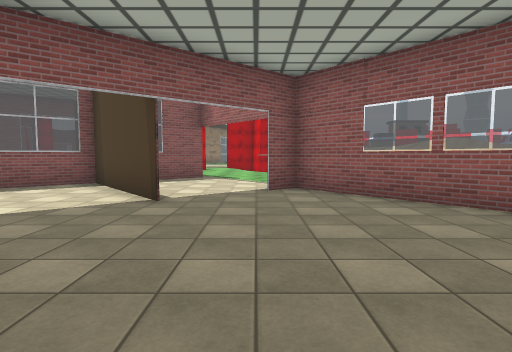
View 1 (above)

24 first-person views from a walk through a 3-D level made in the Unity game engine. The camera is 1.4 m above the floor, tilts 4° down and sees 80° across. The floor is counted in squares, 2 m on a side. Each view is taken from the middle of a square. On the plan, view 1 faces up. The plan holds only what a view shows up to about 10 squares ahead; the rest is blank. The place goes on beyond the plan. The player is left out. Some animated figures are left out. Door leaves are left out, so doorways stand open. Some surface patterns are stand-ins.

View 2
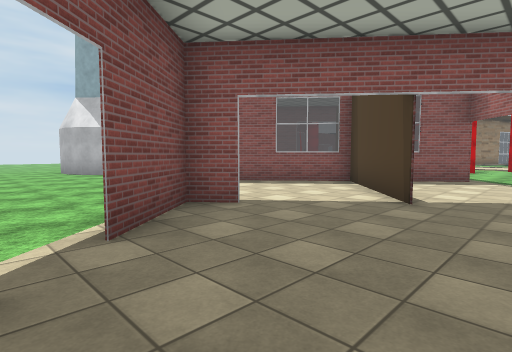

View 3
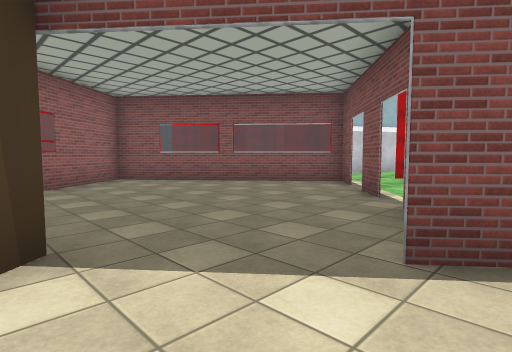

View 4
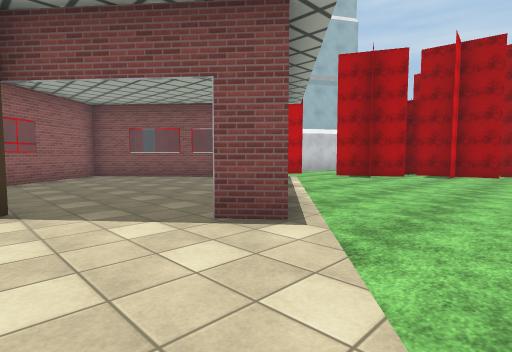

View 5
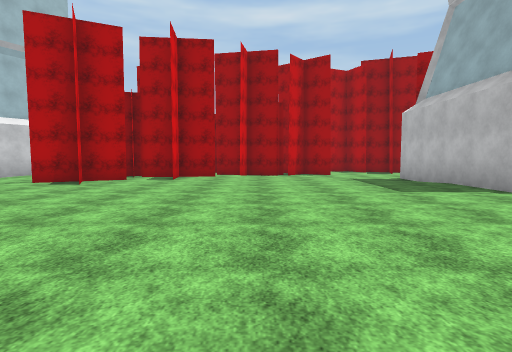

View 6
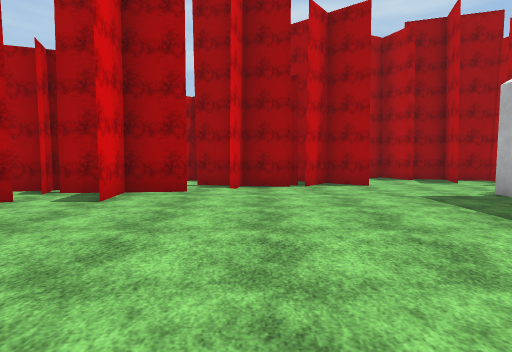

View 7
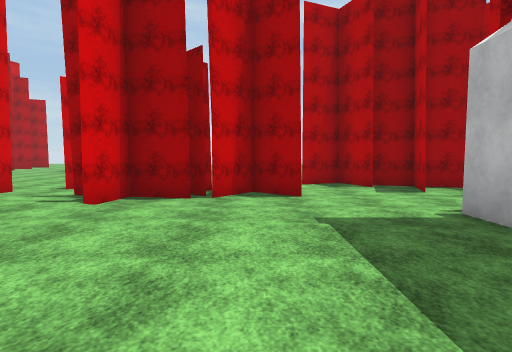

View 8
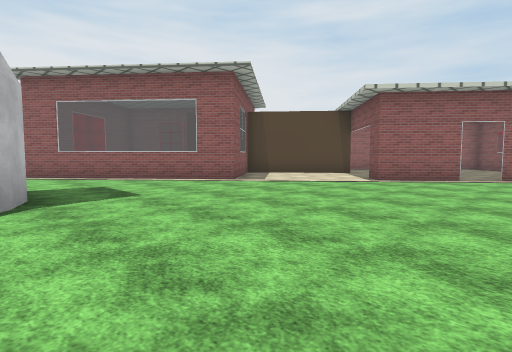

View 9
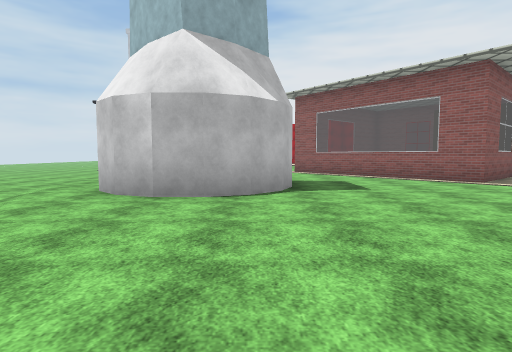

View 10
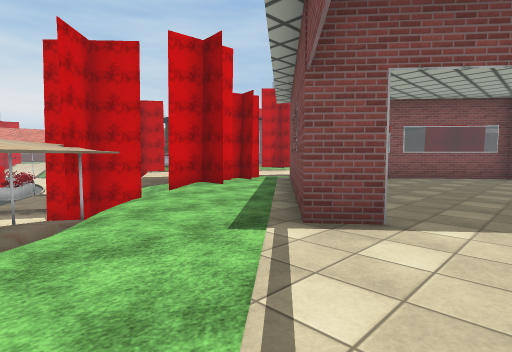

View 11
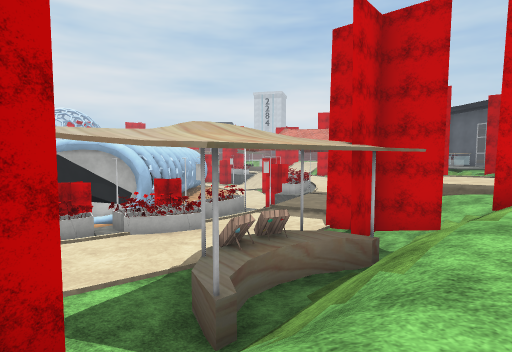

View 12
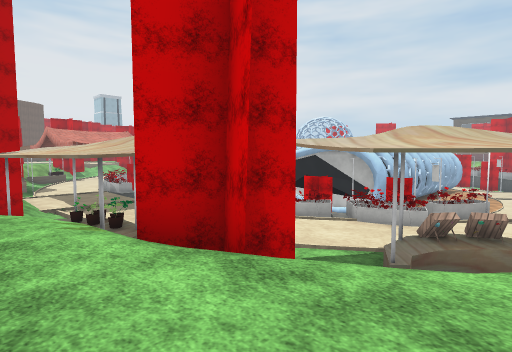

View 13
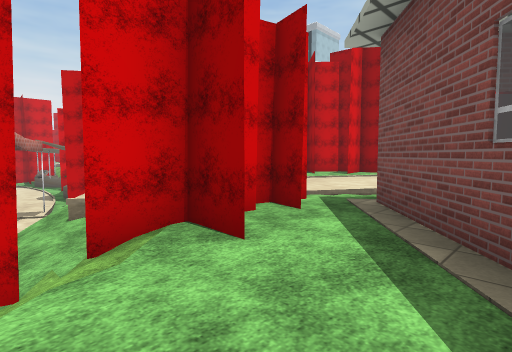

View 14
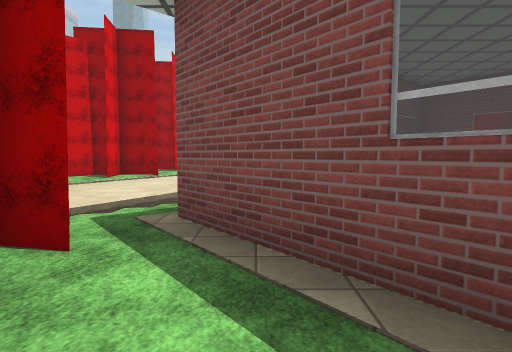

View 15
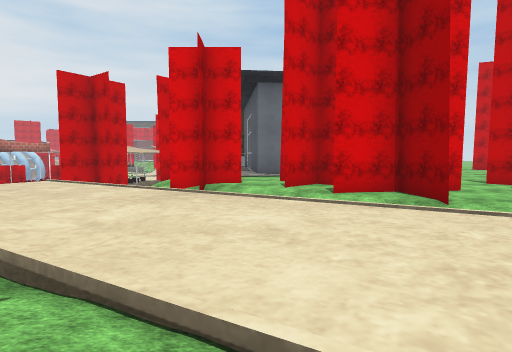

View 16
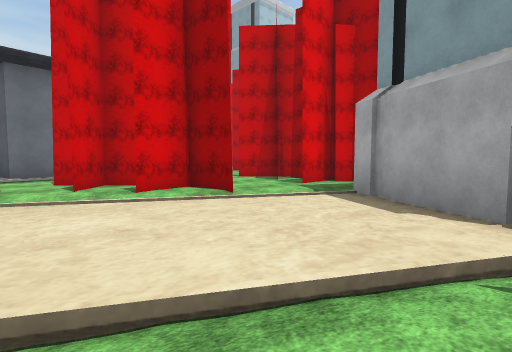

View 17
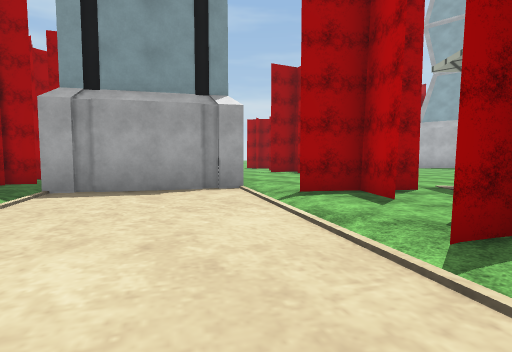

View 18
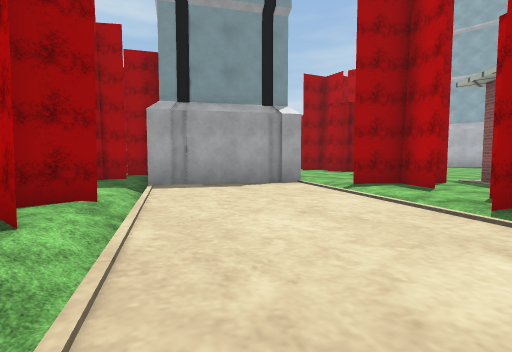

View 19
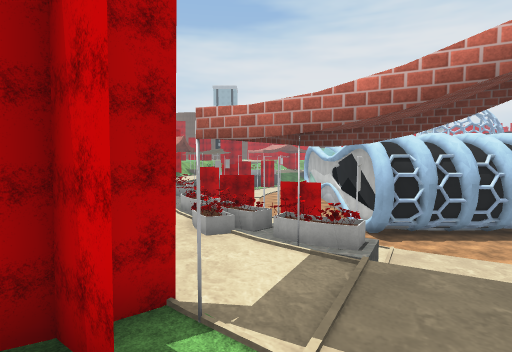

View 20
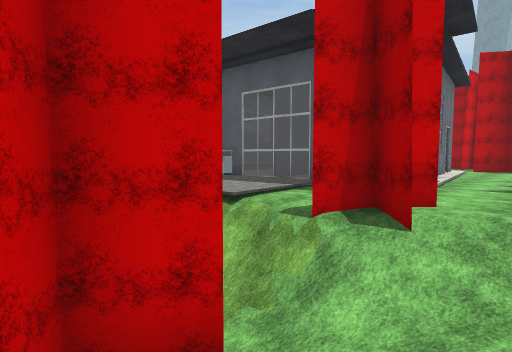

View 21
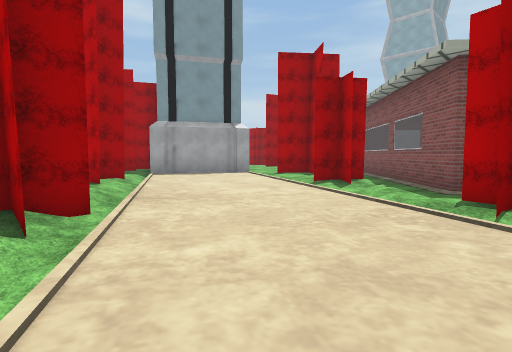

View 22
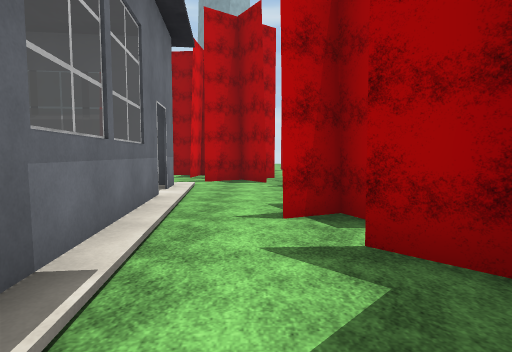

View 23
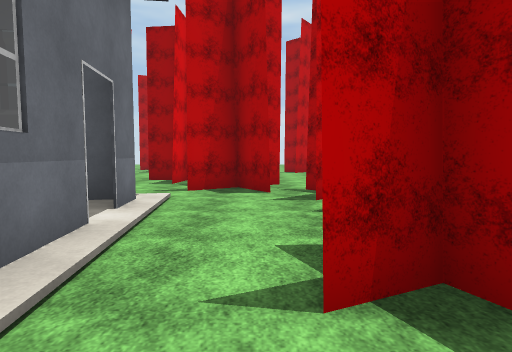

View 24
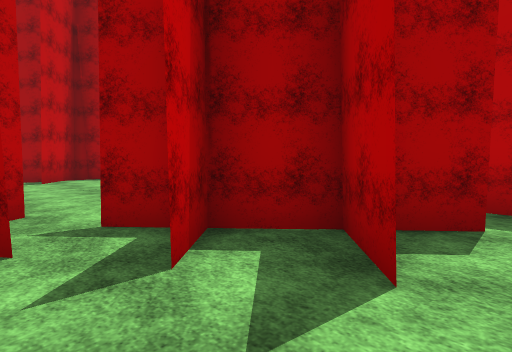

### Floor plan
Key: @ floor where view 1 was taken; # wall or solid block; . main floor; - floor 0.25 m lower than the main floor; _ floor 2 m lower than the main floor; < floor 4 m lower than the main floor; / step, stairs or slope; = window, fence, low wall or low ledge; ^ raised ledge; O other object.
Columns run from 13 left of view 1 to 14 right of it. Each row starts with its distance up from view 1.
 19               //_
 18               /O__O
 17               O __
 16
 15               #=
 14                O    OO    ##
 13              .#=   _O#O   <<
 12            ...#   ___O#O <//
 11            ....O //__OOOO/<<
 10    #       #...O ##__O/O#
  9   .##     ##...//### __/O
  8   ..##   ##.....///^ __///
  7  O...## ###......//#OO//__
  6   ....###.##..##..//OO//_
  5   .........#...#...O/// ///_
  4 ##.............##.OO//-/ //O
  3 #...............###O/----/OO
  2 ..........#......##O/---/ OO
  1 ..........#.....##./----////
  0 ...........#.@..#///---//OO/
 -1 ..............##OO/----O/OO.
 -2  . ..........##..//---/OO...
 -3   #...........O#./----//..OO
 -4   #........O..OO/----//OO.O
 -5   #/.......OO.../---//OOO.O
 -6   #-/....O..O../O---/OO O.O
 -7   O---/..OOO...####/..O O.O
 -8  ------ -/O       ##....../
 -9 O---  OO -OO       OOO#O...O
-10 #O---  O O--     OOOO #OO..
-11  OOO-    O--     OOO   OO
-12   OO       --     OO    . #.
-13            --          .. OO
-14                        ..  O
-15                        ..
-16                       ...
-17                       .#.
-18                      OOO

Positions as (right, up) in squares from view 1, and headings:
1: (0, 0), facing up
2: (0, 0), facing up-left
3: (-4, 5), facing down-right
4: (-6, 5), facing down-right
5: (-6, 3), facing down
6: (-6, -1), facing down
7: (-8, -3), facing down
8: (-12, -1), facing up-right
9: (-12, -2), facing up
10: (-1, 9), facing down-right
11: (1, 9), facing right
12: (0, 8), facing up-right
13: (3, 6), facing down-right
14: (4, 5), facing down
15: (3, -3), facing right
16: (3, -2), facing down-right
17: (7, -1), facing down-left
18: (9, -1), facing down-left
19: (9, 4), facing up
20: (11, 3), facing down-right
21: (11, 3), facing down-left
22: (12, -3), facing down
23: (12, -5), facing down
24: (12, -8), facing down-left
